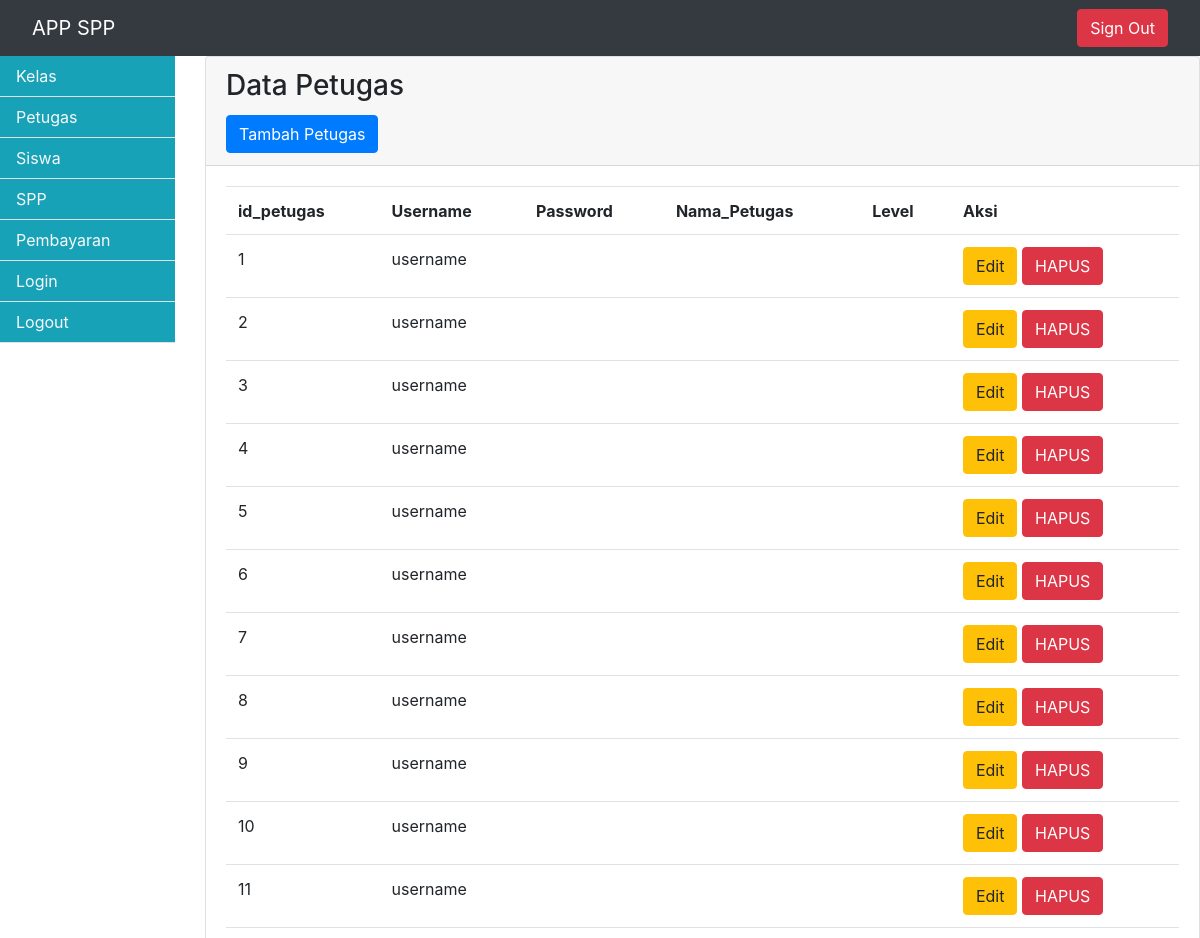
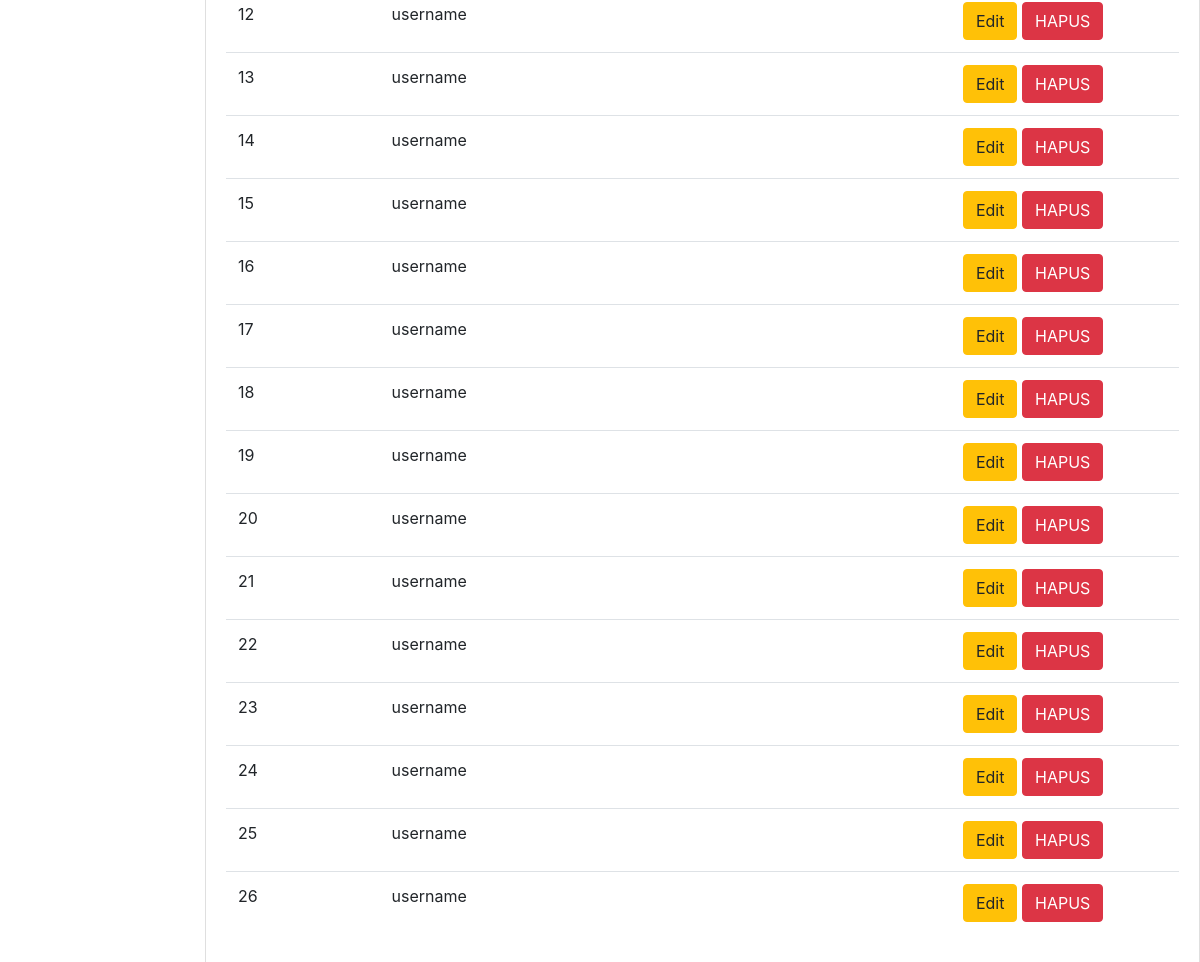
/?hal=petugas, run on the app's committed database (2 pictures, top to bottom).
### tables this page shows
CREATE TABLE `petugas` (
  `id_petugas` int(11) NOT NULL,
  `username` varchar(25) NOT NULL,
  `password` varchar(64) NOT NULL,
  `nama_petugas` varchar(35) NOT NULL,
  `level` enum('admin','petugas') NOT NULL
);

### lib/class_db.php (called while the page is built, shortened)
<?php
	Class DB{
		var $db=null;
		public function __construct(){
			$host = "localhost";
			$db = "db_spp_melisa";
			$user = "root";
			$pass = "defrindr";
			try{
				$this->db = new PDO("mysql:host=$host;dbname=$db" , $user ,$pass
					);
				$this->db->setAttribute(PDO::ATTR_ERRMODE, PDO::
					ERRMODE_EXCEPTION);
			}catch(PDOExpection $e){
				die ("Connection Failed! :" . $e->getmessage());
			}
		}
		function select($t,$f="*"){
			$result = $this->db->prepare("select $f from $t");
			$result->execute();
			return $result;
		}
	}
	$db = new DB();
?>

### page/petugas.php (the view, shortened to what this page needs)
<div class="card">
	<div class="card-header">
		<h3 class="card-title">Data Petugas</h3>
		<a href="?hal=form_petugas" class="btn btn-primary"> Tambah Petugas</a>
	</div>
	<div class="card-body">
		<table class="table">
			<tr>
				<th>id_petugas</th>
				<th>Username</th>
				<th>Password</th>
				<th>Nama_Petugas</th>
				<th>Level</th>
				<th>Aksi</th>
			</tr>
			<tr>
				<?php
				$sel = $db->select("petugas");
				$no = 0;
				while ($row = $sel->fetch()) {
					$no++;
				?>
			<tr>
				<td><?= $no ?></td>
				<td><?= $row['username'] ?></td>
				<td><?= $row['password'] ?></td>
				<td><?= $row['nama_petugas'] ?></td>
				<td><?= $row['level'] ?></td>
				<td>
					<a class="btn btn-warning" href="?hal=form_edit_petugas&id=<?= $row['id_petugas'] ?>&aksi=edit">Edit</a>
					<a class="btn btn-danger" href="?hal=petugas&id=<?= $row['id_petugas'] ?>&aksi=hapus" onclick="return confirm('Yakin akan dihapus?');">HAPUS</a>
				</td>
			</tr>
		<?php
				}
		?>
		</tr>
		</table>
	</div>

### index.php (shortened to what this page needs)
<?php
    include "lib/class_db.php";
	?>
<!DOCTYPE html>
<html>
<head>
	<link rel="stylesheet" type="text/css" href="bootstrap5/css/bootstrap.min.css">
</head>
<body>
	<nav class="navbar navbar-dark bg-dark">
		<a href='#' class="navbar-brand col-md-3 col-lg-2 meta-0 px-3"> APP SPP</a>
		<ul class="navbar-nav px-3">
			<li class="nav-item text-nowrap">
				<a href="#" class="btn btn-danger"> Sign Out</a>
			</li>
		</ul>
	</nav>
	<div class="row">
		<div class="container-fluid">
			<div class="row">
				<div class="col-md-2">
					<ul class="nav flex-column">
						<li class="nav-item bg-info border-bottom border-drak">
							<a href="?hal=kelas" class="nav-link text-light"><span data-feather="file"></span>Kelas</a>
						</li>
						<li class="nav-item bg-info border-bottom border-drak">
							<a href="?hal=petugas" class="nav-link text-light"><span data-feather="file"></span>Petugas</a>
						</li>
						<li class="nav-item bg-info border-bottom border-drak">
							<a href="?hal=siswa" class="nav-link text-light"><span data-feather="file"></span>Siswa</a>
						</li>
						<li class="nav-item bg-info border-bottom border-drak">
							<a href="?hal=spp" class="nav-link text-light"><span data-feather="file"></span>SPP</a>
						</li>
						<li class="nav-item bg-info border-bottom border-drak">
							<a href="?hal=pembayaran" class="nav-link text-light"><span data-feather="file"></span>Pembayaran</a>
						</li>
						<li class="nav-item bg-info border-bottom border-drak">
							<a href="login.php" class="nav-link text-light"><span data-feather="file"></span>Login</a>
						</li>
						<li class="nav-item bg-info border-bottom border-drak">
							<a href="logout.php" class="nav-link text-light"><span data-feather="file"></span>Logout</a>
						</li>
					</ul>
				</div>
				<div class="col-md-10">
					<?php
					     $hal=$fg->get("hal");
					     if(!empty($hal)){
					     	include "page/".strtolower($hal).".php";
					     }
					?>
				</div>
			</div>
		</div>
	</div>
</body>
</html>

### data on the page
petugas: username "username"
petugas: username "username"
petugas: username "username"
petugas: username "username"
petugas: username "username"
petugas: username "username"
petugas: username "username"
petugas: username "username"
petugas: username "username"
petugas: username "username"
petugas: username "username"
petugas: username "username"
petugas: username "username"
petugas: username "username"
petugas: username "username"
petugas: username "username"
petugas: username "username"
petugas: username "username"
petugas: username "username"
petugas: username "username"
petugas: username "username"
petugas: username "username"
petugas: username "username"
petugas: username "username"
petugas: username "username"
petugas: username "username"
